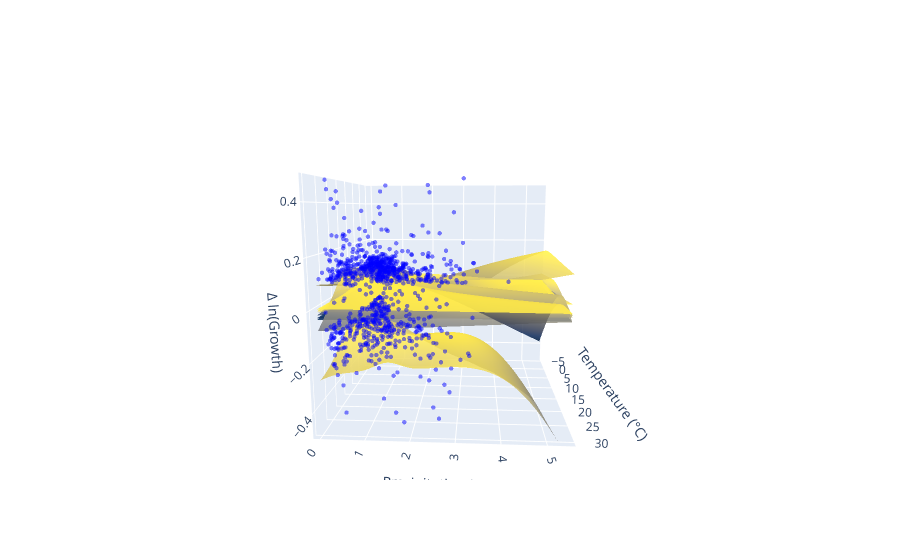

The code cell stored with this chart in its notebook:
### Markdown cell above
### 2.1.2 Data visualisation
In this section we visualise the top-n models in a temperature-precipitation grid

### Code cell
n_obs_holdout=5*n_countries


holdout_data=go.Scatter3d(
  x=true_data.x[-n_obs_holdout:],
  y=true_data.y[-n_obs_holdout:],
  z=true_data.z[-n_obs_holdout:],
  mode='markers',
  marker=dict(size=1.5, opacity=0.5, color='blue'),
  name='Holdout Data'
  )

# plot_data = model_surfaces
# plot_data = [mean_surface] 
# plot_data=[mean_surface, bench_surface]
# plot_data=[bench_surface, bench_surface_no_outlier]
plot_data= model_surfaces + [holdout_data]


fig= go.Figure(data=plot_data)
fig.update_layout(
    scene=dict(
        xaxis_title='Temperature (°C)',
        yaxis_title='Precipitation (m)',
        zaxis_title='Δ ln(Growth)',
        camera=dict(eye=dict(x=2.11, y=0.12, z=0.38))
        
        ,zaxis=dict(range=[-0.5, 0.5])
    ),
    legend=dict(
        bgcolor='rgba(255,255,255,0.7)',
        bordercolor='black',
        borderwidth=1
    )
)

fig.show()

### Figure 1 — Plotly figure (JSON) as saved in the notebook; plotly's stock layout.template omitted (floating-point values rounded to 4 significant figures; data arrays with more than 128 entries replaced by an {"elided": "..."} marker saying what was removed)
{"data": [{"colorscale": [[0, "#00224e"], [0.1111, "#123570"], [0.2222, "#3b496c"], [0.3333, "#575d6d"], [0.4444, "#707173"], [0.5556, "#8a8678"], [0.6667, "#a59c74"], [0.7778, "#c3b369"], [0.8889, "#e1cc55"], [1, "#fee838"]], "name": "Model (32, 2)", "opacity": 0.85, "showscale": false, "type": "surface", "x": {"elided": "90x90 float values"}, "y": {"elided": "90x90 float values"}, "z": {"elided": "90x90 float values"}}, {"colorscale": [[0, "#00224e"], [0.1111, "#123570"], [0.2222, "#3b496c"], [0.3333, "#575d6d"], [0.4444, "#707173"], [0.5556, "#8a8678"], [0.6667, "#a59c74"], [0.7778, "#c3b369"], [0.8889, "#e1cc55"], [1, "#fee838"]], "name": "Model (16, 2)", "opacity": 0.85, "showscale": false, "type": "surface", "x": {"elided": "90x90 float values"}, "y": {"elided": "90x90 float values"}, "z": {"elided": "90x90 float values"}}, {"colorscale": [[0, "#00224e"], [0.1111, "#123570"], [0.2222, "#3b496c"], [0.3333, "#575d6d"], [0.4444, "#707173"], [0.5556, "#8a8678"], [0.6667, "#a59c74"], [0.7778, "#c3b369"], [0.8889, "#e1cc55"], [1, "#fee838"]], "name": "Model (8, 2)", "opacity": 0.85, "showscale": false, "type": "surface", "x": {"elided": "90x90 float values"}, "y": {"elided": "90x90 float values"}, "z": {"elided": "90x90 float values"}}, {"colorscale": [[0, "#00224e"], [0.1111, "#123570"], [0.2222, "#3b496c"], [0.3333, "#575d6d"], [0.4444, "#707173"], [0.5556, "#8a8678"], [0.6667, "#a59c74"], [0.7778, "#c3b369"], [0.8889, "#e1cc55"], [1, "#fee838"]], "name": "Model (2, 2)", "opacity": 0.85, "showscale": false, "type": "surface", "x": {"elided": "90x90 float values"}, "y": {"elided": "90x90 float values"}, "z": {"elided": "90x90 float values"}}, {"colorscale": [[0, "#00224e"], [0.1111, "#123570"], [0.2222, "#3b496c"], [0.3333, "#575d6d"], [0.4444, "#707173"], [0.5556, "#8a8678"], [0.6667, "#a59c74"], [0.7778, "#c3b369"], [0.8889, "#e1cc55"], [1, "#fee838"]], "name": "Model (4, 4)", "opacity": 0.85, "showscale": false, "type": "surface", "x": {"elided": "90x90 float values"}, "y": {"elided": "90x90 float values"}, "z": {"elided": "90x90 float values"}}, {"colorscale": [[0, "#00224e"], [0.1111, "#123570"], [0.2222, "#3b496c"], [0.3333, "#575d6d"], [0.4444, "#707173"], [0.5556, "#8a8678"], [0.6667, "#a59c74"], [0.7778, "#c3b369"], [0.8889, "#e1cc55"], [1, "#fee838"]], "name": "Model (16, 2, 2)", "opacity": 0.85, "showscale": false, "type": "surface", "x": {"elided": "90x90 float values"}, "y": {"elided": "90x90 float values"}, "z": {"elided": "90x90 float values"}}, {"colorscale": [[0, "#00224e"], [0.1111, "#123570"], [0.2222, "#3b496c"], [0.3333, "#575d6d"], [0.4444, "#707173"], [0.5556, "#8a8678"], [0.6667, "#a59c74"], [0.7778, "#c3b369"], [0.8889, "#e1cc55"], [1, "#fee838"]], "name": "Model (4, 2)", "opacity": 0.85, "showscale": false, "type": "surface", "x": {"elided": "90x90 float values"}, "y": {"elided": "90x90 float values"}, "z": {"elided": "90x90 float values"}}, {"colorscale": [[0, "#00224e"], [0.1111, "#123570"], [0.2222, "#3b496c"], [0.3333, "#575d6d"], [0.4444, "#707173"], [0.5556, "#8a8678"], [0.6667, "#a59c74"], [0.7778, "#c3b369"], [0.8889, "#e1cc55"], [1, "#fee838"]], "name": "Model (2,)", "opacity": 0.85, "showscale": false, "type": "surface", "x": {"elided": "90x90 float values"}, "y": {"elided": "90x90 float values"}, "z": {"elided": "90x90 float values"}}, {"colorscale": [[0, "#00224e"], [0.1111, "#123570"], [0.2222, "#3b496c"], [0.3333, "#575d6d"], [0.4444, "#707173"], [0.5556, "#8a8678"], [0.6667, "#a59c74"], [0.7778, "#c3b369"], [0.8889, "#e1cc55"], [1, "#fee838"]], "name": "Model (4, 4, 4)", "opacity": 0.85, "showscale": false, "type": "surface", "x": {"elided": "90x90 float values"}, "y": {"elided": "90x90 float values"}, "z": {"elided": "90x90 float values"}}, {"colorscale": [[0, "#00224e"], [0.1111, "#123570"], [0.2222, "#3b496c"], [0.3333, "#575d6d"], [0.4444, "#707173"], [0.5556, "#8a8678"], [0.6667, "#a59c74"], [0.7778, "#c3b369"], [0.8889, "#e1cc55"], [1, "#fee838"]], "name": "Model (2, 2, 2)", "opacity": 0.85, "showscale": false, "type": "surface", "x": {"elided": "90x90 float values"}, "y": {"elided": "90x90 float values"}, "z": {"elided": "90x90 float values"}}, {"marker": {"color": "blue", "opacity": 0.5, "size": 1.5}, "mode": "markers", "name": "Holdout Data", "type": "scatter3d", "x": {"elided": "980 float values"}, "y": {"elided": "980 float values"}, "z": {"elided": "980 float values"}}], "layout": {"legend": {"bgcolor": "rgba(255,255,255,0.7)", "bordercolor": "black", "borderwidth": 1}, "scene": {"camera": {"eye": {"x": 2.11, "y": 0.12, "z": 0.38}}, "xaxis": {"title": {"text": "Temperature (°C)"}}, "yaxis": {"title": {"text": "Precipitation (m)"}}, "zaxis": {"range": [-0.5, 0.5], "title": {"text": "Δ ln(Growth)"}}}}}
